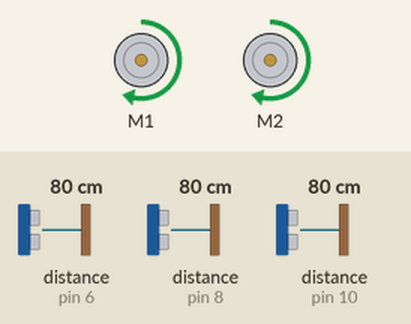
This sketch was run on a simulated Arduino Uno, built with avr-gcc and run on an emulated ATmega328P. On the bench: 2 × DC motor (green arrow = forward, orange = backward, longer = faster). Wiring (inferred from the names in the program): 3 × ultrasonic range finder: trigger pin 7, echo pin 6 / trigger pin 9, echo pin 8 / trigger pin 11, echo pin 10. The test bench sets the inputs (shaded band); at power-on: distance to the obstacle (sensors on pin 6, pin 8, pin 10) 80 cm. The echo pulse lasts 58.3 µs per cm.

Above: at 1.2 s.
1.3 s: distance to the obstacle (sensor on pin 6) set to 23 cm
2.8 s: distance to the obstacle (sensor on pin 6) set to 19 cm
At 3.4 s:
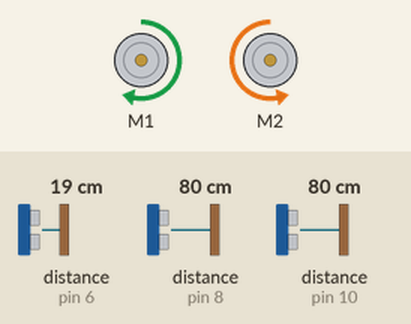
4.3 s: distance to the obstacle (sensor on pin 8) set to 83 cm
At 4.7 s:
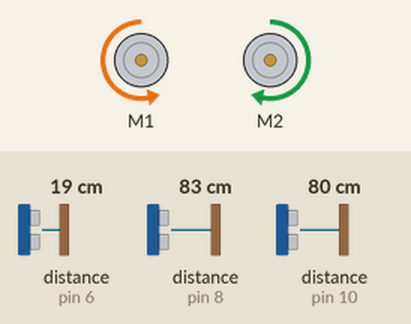
5.8 s: distance to the obstacle (sensor on pin 8) set to 2 cm
At 7.0 s:
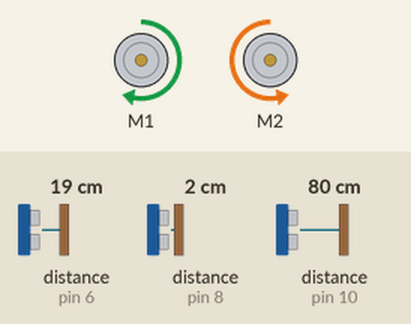
7.4 s: distance to the obstacle (sensor on pin 6) set to 35 cm
At 7.8 s:
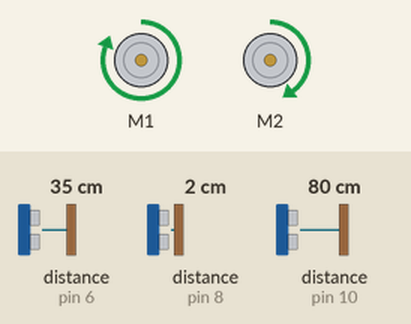
8.9 s: distance to the obstacle (sensor on pin 10) set to 2 cm
At 9.7 s:
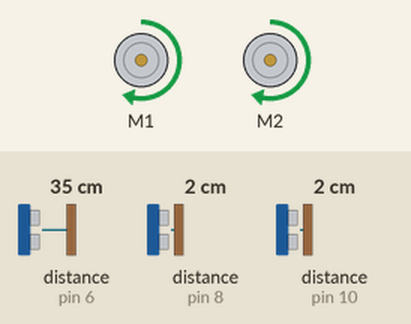
Timing chart, 0 to 11.5 s (numbered marks = the images above; inputs shaded):
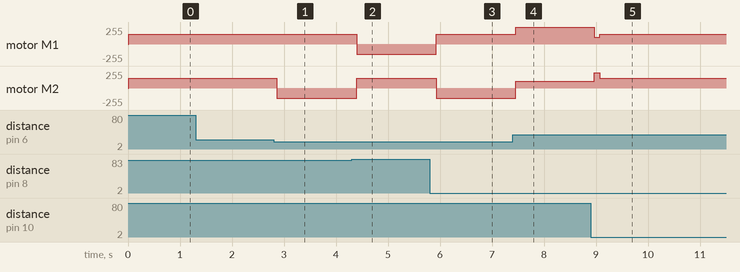

The sketch:

MazeSolvingRobot.ino
```cpp
#include <AFMotor.h>

// Motor setup
AF_DCMotor motorLeft(1);
AF_DCMotor motorRight(2);

// Ultrasonic sensor pins
const int trigFront = 7, echoFront = 6;
const int trigLeft = 9, echoLeft = 8;
const int trigRight = 11, echoRight = 10;

// PID variables
float kp = 2.0, ki = 0.0, kd = 1.0;
float error = 0, prevError = 0, integral = 0;

// Read distance from an ultrasonic sensor
long readDistance(int trig, int echo) {
  digitalWrite(trig, LOW); delayMicroseconds(2);
  digitalWrite(trig, HIGH); delayMicroseconds(10);
  digitalWrite(trig, LOW);
  return pulseIn(echo, HIGH) * 0.034 / 2;
}

// Adjust motor speed using PID
void applyPID(float error) {
  integral += error;
  float derivative = error - prevError;
  float correction = kp * error + ki * integral + kd * derivative;
  prevError = error;

  int baseSpeed = 150;
  int speedLeft = constrain(baseSpeed - correction, 100, 255);
  int speedRight = constrain(baseSpeed + correction, 100, 255);

  motorLeft.setSpeed(speedLeft);
  motorRight.setSpeed(speedRight);
}

void setup() {
  Serial.begin(9600);
  pinMode(trigFront, OUTPUT); pinMode(echoFront, INPUT);
  pinMode(trigLeft, OUTPUT); pinMode(echoLeft, INPUT);
  pinMode(trigRight, OUTPUT); pinMode(echoRight, INPUT);
  motorLeft.run(FORWARD);
  motorRight.run(FORWARD);
}

void loop() {
  long distFront = readDistance(trigFront, echoFront);
  long distLeft = readDistance(trigLeft, echoLeft);
  long distRight = readDistance(trigRight, echoRight);

  if (distFront < 20) {
    // Obstacle ahead
    if (distLeft > distRight) {
      motorLeft.run(BACKWARD); motorRight.run(FORWARD); delay(400);
    } else {
      motorLeft.run(FORWARD); motorRight.run(BACKWARD); delay(400);
    }
  } else {
    // Move forward with PID correction
    error = distLeft - distRight;
    applyPID(error);
    motorLeft.run(FORWARD);
    motorRight.run(FORWARD);
  }

  delay(100);
}
```

Measured:
- the behaviour switches between 21 and 20 cm on distance to the obstacle (sensor on pin 6) (found by bisection; images 0 and 1)
- the behaviour switches between 80 and 81 cm on distance to the obstacle (sensor on pin 8) (found by bisection; images 1 and 2)
- after the input at 1.3 s, every drawn part: stays the same
- after the input at 2.8 s, motor M2: forward 150/255 → backward 150/255 after 0.06 s
- after the input at 4.3 s, motor M1: forward 150/255 → backward 150/255 after 0.10 s; motor M2: backward 150/255 → forward 150/255 after 0.10 s
- after the input at 5.8 s, motor M1: backward 150/255 → forward 150/255 after 0.13 s; motor M2: forward 150/255 → backward 150/255 after 0.13 s
- after the input at 7.4 s, motor M1: forward 150/255 → forward 255/255 after 0.06 s; motor M2: backward 150/255 → forward 100/255 after 0.06 s
- after the input at 8.9 s, motor M1: forward 255/255 → forward 100/255 after 0.07 s, → forward 150/255 0.10 s later; motor M2: forward 100/255 → forward 227/255 after 0.07 s, → forward 150/255 0.10 s later
